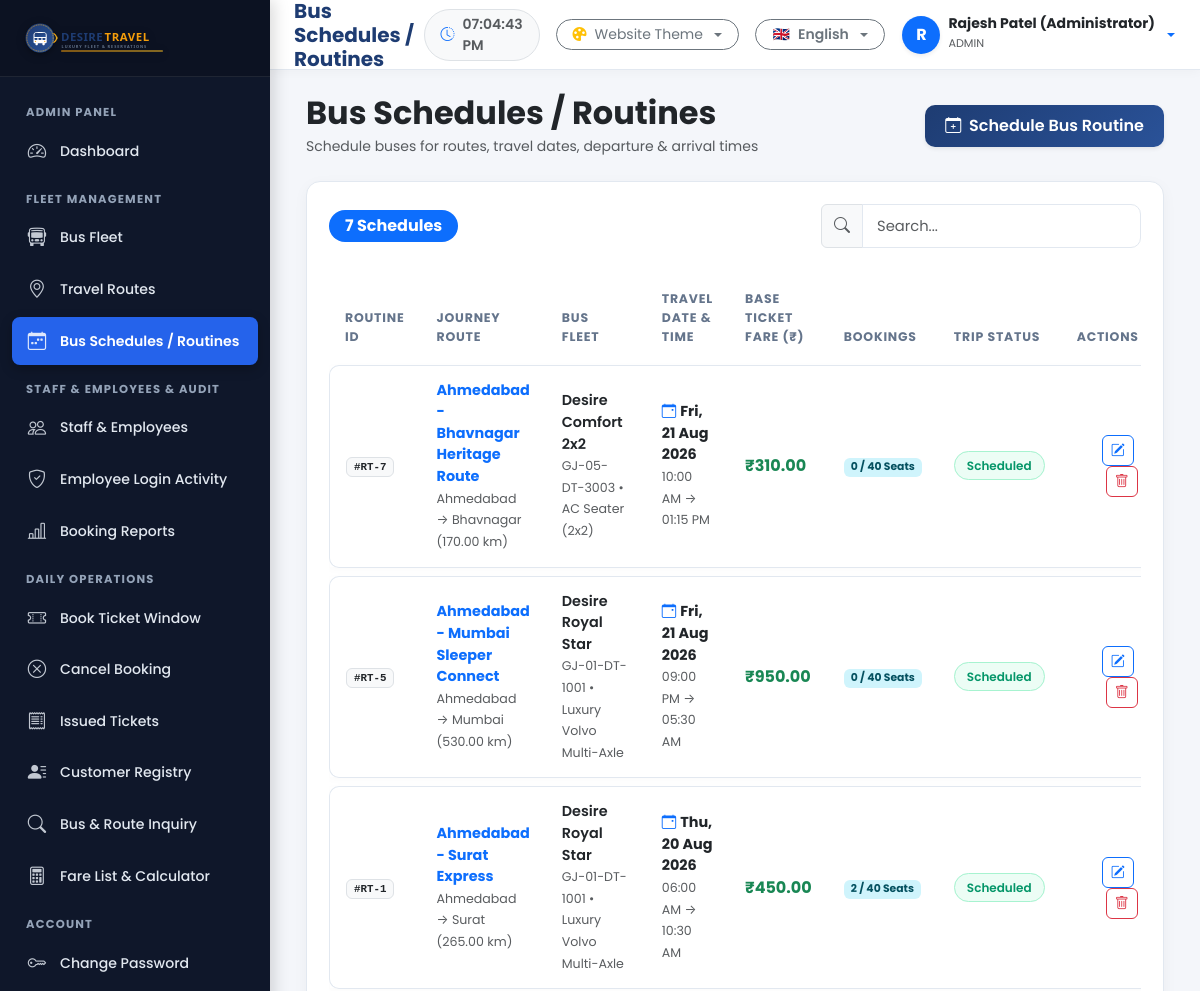
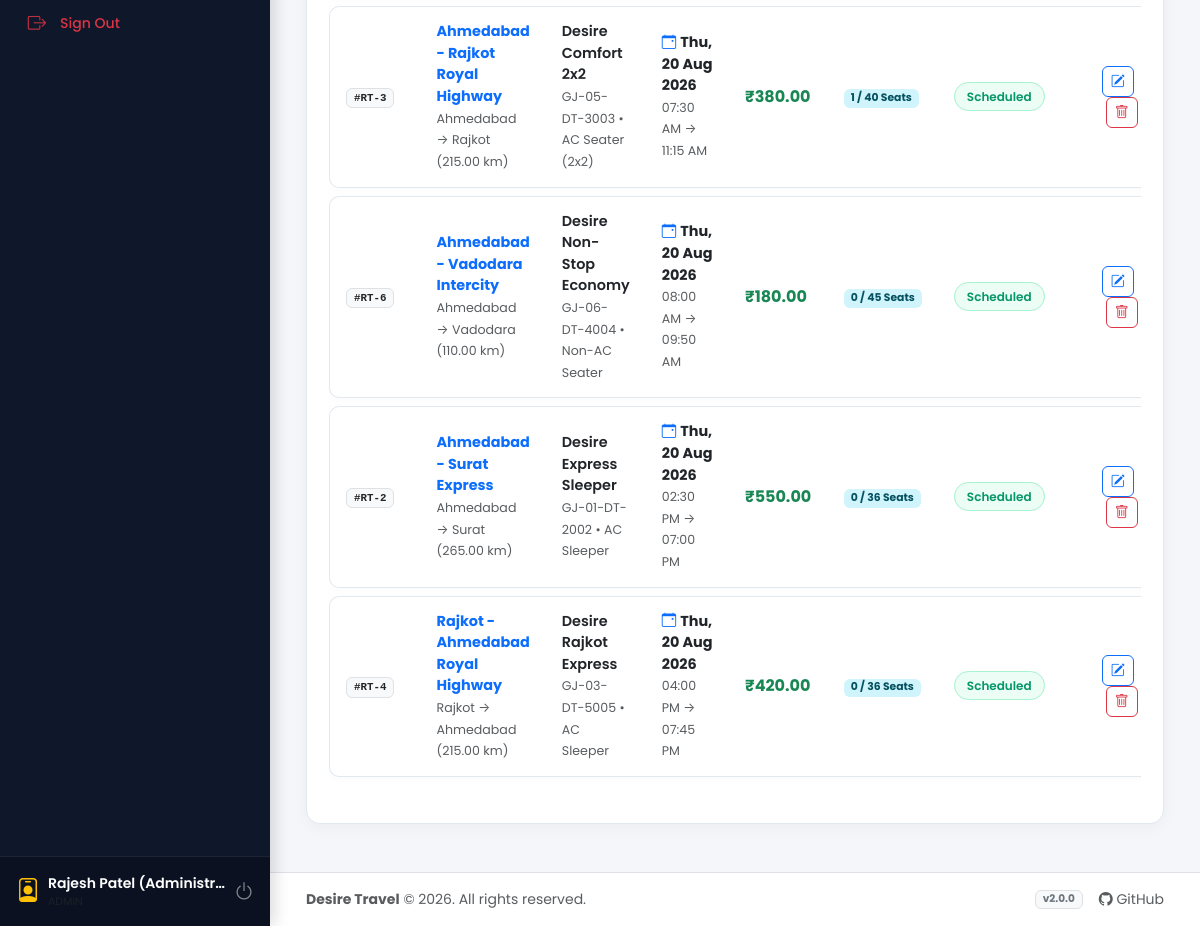
Page /admin/routines.php (signed in) on the committed database (2 pictures, top to bottom).
### tables this page shows
CREATE TABLE IF NOT EXISTS `routines` (
    `id` INT AUTO_INCREMENT PRIMARY KEY,
    `bus_id` INT NOT NULL,
    `route_id` INT NOT NULL,
    `travel_date` DATE NOT NULL,
    `departure_time` TIME NOT NULL,
    `arrival_time` TIME NOT NULL,
    `fare` DECIMAL(10, 2) NOT NULL DEFAULT 0.00,
    `status` ENUM('scheduled', 'departed', 'completed', 'cancelled') NOT NULL DEFAULT 'scheduled',
    `created_at` TIMESTAMP DEFAULT CURRENT_TIMESTAMP,
    `updated_at` TIMESTAMP DEFAULT CURRENT_TIMESTAMP ON UPDATE CURRENT_TIMESTAMP,
    FOREIGN KEY (`bus_id`) REFERENCES `buses`(`id`) ON DELETE CASCADE,
    FOREIGN KEY (`route_id`) REFERENCES `routes`(`id`) ON DELETE CASCADE
);

CREATE TABLE IF NOT EXISTS `routes` (
    `id` INT AUTO_INCREMENT PRIMARY KEY,
    `route_name` VARCHAR(150) NOT NULL UNIQUE,
    `start_point` VARCHAR(100) NOT NULL,
    `end_point` VARCHAR(100) NOT NULL,
    `distance_km` DECIMAL(8, 2) NOT NULL DEFAULT 0.00,
    `estimated_duration` VARCHAR(50) NOT NULL DEFAULT '4h 00m',
    `status` ENUM('active', 'inactive') NOT NULL DEFAULT 'active',
    `created_at` TIMESTAMP DEFAULT CURRENT_TIMESTAMP,
    `updated_at` TIMESTAMP DEFAULT CURRENT_TIMESTAMP ON UPDATE CURRENT_TIMESTAMP
);

CREATE TABLE IF NOT EXISTS `buses` (
    `id` INT AUTO_INCREMENT PRIMARY KEY,
    `bus_number` VARCHAR(30) NOT NULL UNIQUE,
    `bus_name` VARCHAR(100) NOT NULL,
    `bus_type` ENUM('AC Sleeper', 'Non-AC Sleeper', 'AC Seater (2x2)', 'Non-AC Seater', 'Luxury Volvo Multi-Axle') NOT NULL DEFAULT 'AC Seater (2x2)',
    `capacity` INT NOT NULL DEFAULT 40,
    `driver_name` VARCHAR(100) NOT NULL,
    `driver_contact` VARCHAR(20) NOT NULL,
    `status` ENUM('active', 'maintenance', 'inactive') NOT NULL DEFAULT 'active',
    `created_at` TIMESTAMP DEFAULT CURRENT_TIMESTAMP,
    `updated_at` TIMESTAMP DEFAULT CURRENT_TIMESTAMP ON UPDATE CURRENT_TIMESTAMP
);

### config/config.php (called while the page is built, shortened)
<?php
$CURRENT_LANG = $_SESSION['app_lang'] ?? $_COOKIE['desire_lang'] ?? 'en';

### admin/routines.php (the view, shortened to what this page needs)
<?php
require_once __DIR__ . '/../config/database.php';
require_once __DIR__ . '/../helpers/lang.php';
require_once __DIR__ . '/../helpers/auth.php';
$routinesList = [];
try {
    $stmt = $pdo->query("
        SELECT rt.*, b.bus_number, b.bus_name, b.bus_type, b.capacity,
               r.route_name, r.start_point, r.end_point, r.distance_km, r.estimated_duration,
               (SELECT COUNT(*) FROM bookings bk WHERE bk.routine_id = rt.id AND bk.booking_status = 'Confirmed') as booked_seats_count
        FROM routines rt
        JOIN buses b ON rt.bus_id = b.id
        JOIN routes r ON rt.route_id = r.id
        ORDER BY rt.travel_date DESC, rt.departure_time ASC
    ");
    $routinesList = $stmt->fetchAll();
} catch (Exception $e) {}
include __DIR__ . '/../includes/header.php';
?>
<div class="container-fluid">
    <div class="d-flex flex-column flex-md-row justify-content-between align-items-md-center gap-3 mb-4">
        <div>
            <h2 class="fw-bold text-dark mb-1"><?= _e('menu_routines') ?></h2>
            <p class="text-muted small mb-0">Schedule buses for routes, travel dates, departure &amp; arrival times</p>
        </div>
        <div>
            <button class="btn btn-primary shadow-sm" data-bs-toggle="modal" data-bs-target="#addRoutineModal">
                <i class="bi bi-calendar-plus me-1"></i> <?= _e('add_routine') ?>
            </button>
        </div>
    </div>
    <div class="dt-card">
        <div class="d-flex flex-column flex-sm-row justify-content-between align-items-sm-center gap-3 mb-4">
            <div class="d-flex align-items-center gap-2">
                <span class="badge bg-primary rounded-pill px-3 py-2 fs-6"><?= count($routinesList) ?> Schedules</span>
            </div>
            <div class="d-flex gap-2" style="max-width:320px; width:100%;">
                <div class="input-group">
                    <span class="input-group-text bg-light"><i class="bi bi-search text-muted"></i></span>
                    <input type="text" class="form-control" placeholder="<?= _e('search') ?>" data-table-search="#routinesTable">
                </div>
            </div>
        </div>
        <div class="table-responsive">
            <table class="table table-hover align-middle table-custom" id="routinesTable">
                <thead>
                    <tr>
                        <th>Routine ID</th>
                        <th><?= _e('journey') ?></th>
                        <th><?= _e('menu_buses') ?></th>
                        <th><?= _e('travel_date') ?> &amp; <?= _e('time') ?></th>
                        <th><?= _e('base_fare') ?></th>
                        <th>Bookings</th>
                        <th><?= _e('routine_status') ?></th>
                        <th class="text-end"><?= _e('actions') ?></th>
                    </tr>
                </thead>
                <tbody>
                    <?php if (!empty($routinesList)): ?>
                        <?php foreach ($routinesList as $rt): ?>
                            <tr>
                                <td>
                                    <span class="badge bg-light text-dark border font-monospace">#RT-<?= $rt['id'] ?></span>
                                </td>
                                <td>
                                    <div class="fw-bold text-primary"><?= htmlspecialchars($rt['route_name']) ?></div>
                                    <small class="text-muted"><?= htmlspecialchars($rt['start_point']) ?> &rarr; <?= htmlspecialchars($rt['end_point']) ?> (<?= htmlspecialchars($rt['distance_km']) ?> km)</small>
                                </td>
                                <td>
                                    <div class="fw-semibold text-dark"><?= htmlspecialchars($rt['bus_name']) ?></div>
                                    <small class="text-muted"><?= htmlspecialchars($rt['bus_number']) ?> &bull; <?= htmlspecialchars($rt['bus_type']) ?></small>
                                </td>
                                <td>
                                    <div class="fw-bold text-dark"><i class="bi bi-calendar-event me-1 text-primary"></i><?= date('D, d M Y', strtotime($rt['travel_date'])) ?></div>
                                    <small class="text-muted">
                                        <?= date('h:i A', strtotime($rt['departure_time'])) ?> &rarr; <?= date('h:i A', strtotime($rt['arrival_time'])) ?>
                                    </small>
                                </td>
                                <td>
                                    <span class="fw-bold text-success fs-6">₹<?= number_format((float)$rt['fare'], 2) ?></span>
                                </td>
                                <td>
                                    <span class="badge bg-info-subtle text-info-emphasis fw-bold">
                                        <?= $rt['booked_seats_count'] ?> / <?= $rt['capacity'] ?> <?= _e('seats') ?>
                                    </span>
                                </td>
                                <td>
                                    <?php if ($rt['status'] === 'scheduled'): ?>
                                        <span class="badge-active">Scheduled</span>
                                    <?php elseif ($rt['status'] === 'completed'): ?>
                                        <span class="badge bg-secondary">Completed</span>
                                    <?php else: ?>
                                        <span class="badge-inactive"><?= htmlspecialchars(ucfirst($rt['status'])) ?></span>
                                    <?php endif; ?>
                                </td>
                                <td class="text-end">
                                    <button class="btn btn-sm btn-outline-primary rounded-2 me-1"
                                            onclick='openEditRoutineModal(<?= json_encode($rt, JSON_HEX_TAG|JSON_HEX_APOS|JSON_HEX_QUOT|JSON_HEX_AMP) ?>)'
                                            title="<?= _e('edit') ?>">
                                        <i class="bi bi-pencil-square"></i>
                                    </button>
                                    <a href="<?= BASE_URL ?>admin/routines.php?delete_id=<?= $rt['id'] ?>"
                                       class="btn btn-sm btn-outline-danger rounded-2 btn-confirm-delete"
                                       data-confirm-msg="<?= _e('delete_routine_confirm') ?>"
                                       title="<?= _e('delete') ?>">
                                        <i class="bi bi-trash"></i>
                                    </a>
                                </td>
                            </tr>
                        <?php endforeach; ?>
                    <?php else: ?>
                        <tr>
                            <td colspan="8" class="text-center text-muted py-5">No scheduled routines found. Click "Schedule Bus Routine" to create one.</td>
                        </tr>
                    <?php endif; ?>
                </tbody>
            </table>
        </div>
    </div>
</div>
<?php include __DIR__ . '/../includes/footer.php'; ?>

### helpers/lang.php (shortened to what this page needs)
<?php
require_once __DIR__ . '/../config/config.php';
function getTranslations(): array {
    static $translations = null;
    global $CURRENT_LANG;
    if ($translations === null) {
        $langFile = BASE_DIR . "/config/languages/{$CURRENT_LANG}.php";
        if (file_exists($langFile)) {
            $translations = require $langFile;
        } else {
            $translations = require BASE_DIR . "/config/languages/en.php";
        }
    }
    return $translations;
}
function __(string $key, string $default = ''): string {
    $translations = getTranslations();
    if (isset($translations[$key])) {
        return $translations[$key];
    }
    return $default !== '' ? $default : $key;
}
function _e(string $key, string $default = ''): void {
    echo htmlspecialchars(__($key, $default), ENT_QUOTES, 'UTF-8');
}

### assets/css/style.css (style rules this page uses)
:root, body[data-theme="theme-navy"], body.theme-navy { --primary: #1e3c72; --primary-hover: #162c54; --primary-rgb: 30, 60, 114; --accent: #2a5298; --accent-light: #e0e7ff; --gold: #f59e0b; --gold-hover: #d97706; --body-bg: #f4f6fa; --card-bg: #ffffff; --text-main: #1e293b; --text-muted: #64748b; --border-color: #e2e8f0; --sidebar-bg: #0f172a; --sidebar-hover: #1e293b; --sidebar-text: #e2e8f0; --sidebar-active: #2563eb; --hero-grad: linear-gradient(135deg, #1e3c72 0%, #2a5298 100%); --badge-grad: linear-gradient(135deg, #f59e0b 0%, #fbbf24 100%); }
body { font-family: 'Poppins', 'Noto Sans Gujarati', 'Segoe UI', system-ui, -apple-system, sans-serif; background-color: var(--body-bg); color: var(--text-main); margin: 0; padding: 0; min-height: 100vh; transition: background-color 0.3s ease, color 0.3s ease; }
.dt-card { background-color: var(--card-bg); border: 1px solid var(--border-color); border-radius: 14px; padding: 22px; box-shadow: 0 4px 15px rgba(0, 0, 0, 0.04); transition: transform 0.2s ease, box-shadow 0.2s ease; margin-bottom: 24px; }
.form-control, .form-select { border: 1.5px solid var(--border-color); border-radius: 10px; padding: 10px 14px; font-size: 0.92rem; color: var(--text-main); background-color: var(--card-bg); transition: border-color 0.2s ease, box-shadow 0.2s ease; }
.btn-primary { background: var(--hero-grad) !important; border: none !important; color: #ffffff !important; font-weight: 600; border-radius: 10px; padding: 9px 20px; box-shadow: 0 4px 12px rgba(var(--primary-rgb), 0.25); transition: all 0.2s ease; }
.table-custom { width: 100%; border-collapse: separate; border-spacing: 0 8px; }
.table-custom thead th { background-color: transparent; color: var(--text-muted); font-size: 0.78rem; text-transform: uppercase; letter-spacing: 0.8px; font-weight: 700; border: none; padding: 10px 16px; }
.table-custom tbody tr { background-color: var(--card-bg); box-shadow: 0 2px 8px rgba(0, 0, 0, 0.02); transition: transform 0.15s ease; }
.table-custom td { padding: 14px 16px; vertical-align: middle; border-top: 1px solid var(--border-color); border-bottom: 1px solid var(--border-color); font-size: 0.9rem; }
.table-custom td:first-child { border-left: 1px solid var(--border-color); border-top-left-radius: 10px; border-bottom-left-radius: 10px; }
.table-custom td:last-child { border-right: 1px solid var(--border-color); border-top-right-radius: 10px; border-bottom-right-radius: 10px; }
.badge-active { background-color: #ecfdf5; color: #059669; border: 1px solid #a7f3d0; font-weight: 600; padding: 5px 12px; border-radius: 20px; font-size: 0.75rem; }

### rows in the picture
routines: id "7", route.route_name "Ahmedabad - Bhavnagar Heritage Route", route.start_point "Ahmedabad", route.end_point "Bhavnagar", route.distance_km "170.00", bus.bus_name "Desire Comfort 2x2", bus.bus_number "GJ-05-DT-3003", bus.bus_type "AC Seater (2x2)", travel_date "Fri, 21 Aug 2026", departure_time "10:00 AM", arrival_time "01:15 PM", fare "310.00", booked_seats_count "0", bus.capacity "40", default "Seats", status "Scheduled"
routines: id "5", route.route_name "Ahmedabad - Mumbai Sleeper Connect", route.start_point "Ahmedabad", route.end_point "Mumbai", route.distance_km "530.00", bus.bus_name "Desire Royal Star", bus.bus_number "GJ-01-DT-1001", bus.bus_type "Luxury Volvo Multi-Axle", travel_date "Fri, 21 Aug 2026", departure_time "09:00 PM", arrival_time "05:30 AM", fare "950.00", booked_seats_count "0", bus.capacity "40", default "Seats", status "Scheduled"
routines: id "1", route.route_name "Ahmedabad - Surat Express", route.start_point "Ahmedabad", route.end_point "Surat", route.distance_km "265.00", bus.bus_name "Desire Royal Star", bus.bus_number "GJ-01-DT-1001", bus.bus_type "Luxury Volvo Multi-Axle", travel_date "Thu, 20 Aug 2026", departure_time "06:00 AM", arrival_time "10:30 AM", fare "450.00", booked_seats_count "2", bus.capacity "40", default "Seats", status "Scheduled"
routines: id "3", route.route_name "Ahmedabad - Rajkot Royal Highway", route.start_point "Ahmedabad", route.end_point "Rajkot", route.distance_km "215.00", bus.bus_name "Desire Comfort 2x2", bus.bus_number "GJ-05-DT-3003", bus.bus_type "AC Seater (2x2)", travel_date "Thu, 20 Aug 2026", departure_time "07:30 AM", arrival_time "11:15 AM", fare "380.00", booked_seats_count "1", bus.capacity "40", default "Seats", status "Scheduled"
routines: id "6", route.route_name "Ahmedabad - Vadodara Intercity", route.start_point "Ahmedabad", route.end_point "Vadodara", route.distance_km "110.00", bus.bus_name "Desire Non-Stop Economy", bus.bus_number "GJ-06-DT-4004", bus.bus_type "Non-AC Seater", travel_date "Thu, 20 Aug 2026", departure_time "08:00 AM", arrival_time "09:50 AM", fare "180.00", booked_seats_count "0", bus.capacity "45", default "Seats", status "Scheduled"
routines: id "2", route.route_name "Ahmedabad - Surat Express", route.start_point "Ahmedabad", route.end_point "Surat", route.distance_km "265.00", bus.bus_name "Desire Express Sleeper", bus.bus_number "GJ-01-DT-2002", bus.bus_type "AC Sleeper", travel_date "Thu, 20 Aug 2026", departure_time "02:30 PM", arrival_time "07:00 PM", fare "550.00", booked_seats_count "0", bus.capacity "36", default "Seats", status "Scheduled"
routines: id "4", route.route_name "Rajkot - Ahmedabad Royal Highway", route.start_point "Rajkot", route.end_point "Ahmedabad", route.distance_km "215.00", bus.bus_name "Desire Rajkot Express", bus.bus_number "GJ-03-DT-5005", bus.bus_type "AC Sleeper", travel_date "Thu, 20 Aug 2026", departure_time "04:00 PM", arrival_time "07:45 PM", fare "420.00", booked_seats_count "0", bus.capacity "36", default "Seats", status "Scheduled"

### other values in the picture
$_SESSION['user_name'] "Rajesh Patel (Administr…"
$AVAILABLE_LANGS[$CURRENT_LANG]['flag'] "🇬🇧"
$AVAILABLE_LANGS[$CURRENT_LANG]['name'] "English"
substr($currentUser['name'] ?? 'U', 0, 1) "R"
$currentUser['name'] "Rajesh Patel (Administrator)"
$currentUser['role'] "ADMIN"
count($routinesList) "7"
APP_NAME "Desire Travel"
APP_VERSION "2.0.0"
